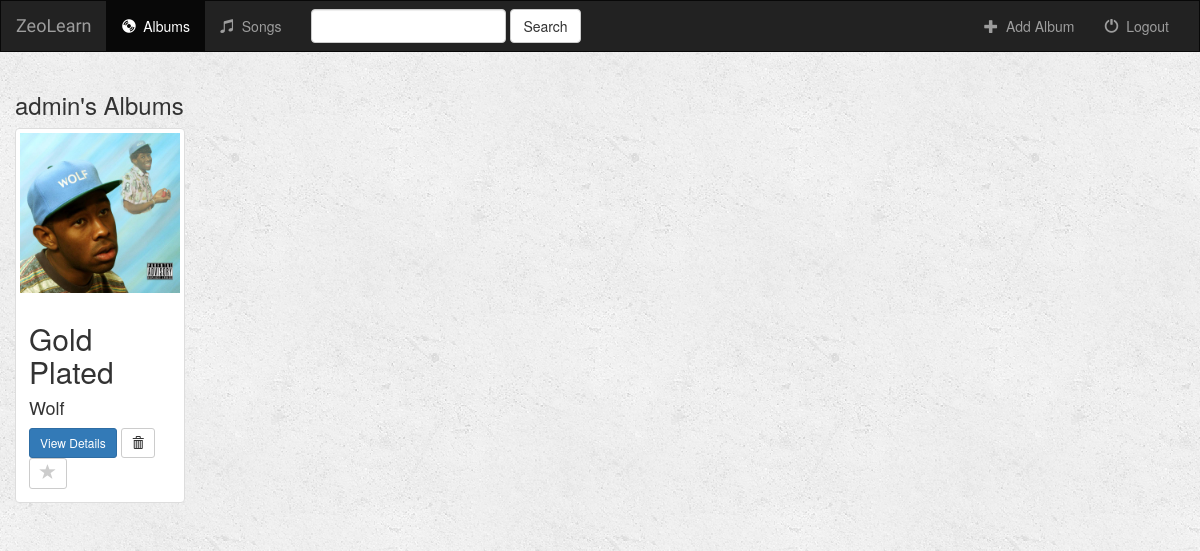
Screenshot of /music/ (signed in) with the database file from the repository.
### music/models.py (models this page shows, shortened)
class Album(models.Model):
    user = models.ForeignKey(User, default=1)
    artist = models.CharField(max_length=250)
    album_title = models.CharField(max_length=500)
    genre = models.CharField(max_length=100)
    album_logo = models.FileField()
    is_favorite = models.BooleanField(default=False)

### music/views.py (the view)
def index(request):
    if not request.user.is_authenticated():
        return render(request, 'music/login.html')
    else:
        albums = Album.objects.filter(user=request.user)
        song_results = Song.objects.all()
        query = request.GET.get("q")
        if query:
            albums = albums.filter(
                Q(album_title__icontains=query) |
                Q(artist__icontains=query)
            ).distinct()
            song_results = song_results.filter(
                Q(song_title__icontains=query)
            ).distinct()
            return render(request, 'music/index.html', {
                'albums': albums,
                'songs': song_results,
            })
        else:
            return render(request, 'music/index.html', {'albums': albums})

### music/templates/music/index.html (shortened to what this page needs)
{% extends 'music/base.html' %}
{% block albums_active %}active{% endblock %}
{% block body %}
<div class="albums-container container-fluid">
    <div class="row">
        <div class="col-sm-12">
            <h3>{{ user.username }}'s Albums</h3>
        </div>
        {% if albums %}
            {% for album in albums %}
                <div class="col-sm-4 col-lg-2">
                    <div class="thumbnail">
                        <a href="{% url 'music:detail' album.id %}">
                            <img src="{{ album.album_logo.url }}" class="img-responsive">
                        </a>
                        <div class="caption">
                            <h2>{{ album.album_title }}</h2>
                            <h4>{{ album.artist }}</h4>
                            <a href="{% url 'music:detail' album.id %}" class="btn btn-primary btn-sm" role="button">View Details</a>
                            <form action="{% url 'music:delete_album' album.id %}" method="post" style="display: inline;">
                                <button type="submit" class="btn btn-default btn-sm">
                                    <span class="glyphicon glyphicon-trash"></span>
                                </button>
                            </form>
                            <a href="{% url 'music:favorite_album' album.id %}" class="btn btn-default btn-sm btn-favorite" role="button">
                                <span class="glyphicon glyphicon-star {% if album.is_favorite %}active{% endif %}"></span>
                            </a>
                        </div>
                    </div>
                </div>
            {% endfor %}
        {% endif %}
    </div>
</div>
{% endblock %}

### music/static/music/style.css (style rules this page uses)
body { background: white url("images/background.png"); }
.glyphicon-star { color: #CCCCCC; font-size: 16px; }

### rows the page displays
Album: album_logo (picture), album_title "Gold Plated", artist "Wolf", is_favorite False (drawn)

### other values shown
{{ user.username }} "admin"
